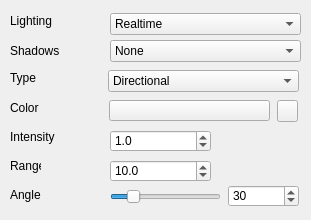
<?xml version="1.0" encoding="UTF-8"?>
<ui version="4.0">
 <class>PropertiesLight</class>
 <widget class="QWidget" name="PropertiesLight">
  <property name="geometry">
   <rect>
    <x>0</x>
    <y>0</y>
    <width>311</width>
    <height>220</height>
   </rect>
  </property>
  <property name="windowTitle">
   <string>Form</string>
  </property>
  <widget class="QLabel" name="labelType">
   <property name="geometry">
    <rect>
     <x>10</x>
     <y>70</y>
     <width>42</width>
     <height>15</height>
    </rect>
   </property>
   <property name="text">
    <string>Type</string>
   </property>
  </widget>
  <widget class="QComboBox" name="comboBoxType">
   <property name="geometry">
    <rect>
     <x>108</x>
     <y>70</y>
     <width>191</width>
     <height>22</height>
    </rect>
   </property>
   <item>
    <property name="text">
     <string>Directional</string>
    </property>
   </item>
   <item>
    <property name="text">
     <string>Point</string>
    </property>
   </item>
   <item>
    <property name="text">
     <string>Spot</string>
    </property>
   </item>
  </widget>
  <widget class="QToolButton" name="toolButtonColor">
   <property name="geometry">
    <rect>
     <x>109</x>
     <y>100</y>
     <width>161</width>
     <height>21</height>
    </rect>
   </property>
   <property name="autoFillBackground">
    <bool>true</bool>
   </property>
   <property name="text">
    <string/>
   </property>
   <property name="iconSize">
    <size>
     <width>180</width>
     <height>16</height>
    </size>
   </property>
  </widget>
  <widget class="QPushButton" name="pushButtonColorEyeDropper">
   <property name="geometry">
    <rect>
     <x>277</x>
     <y>100</y>
     <width>21</width>
     <height>22</height>
    </rect>
   </property>
   <property name="text">
    <string/>
   </property>
   <property name="icon">
    <iconset resource="../gameplay-editor.qrc">
     <normaloff>:/res/images/eyedropper.png</normaloff>:/res/images/eyedropper.png</iconset>
   </property>
  </widget>
  <widget class="QLabel" name="labelColor">
   <property name="geometry">
    <rect>
     <x>10</x>
     <y>100</y>
     <width>81</width>
     <height>16</height>
    </rect>
   </property>
   <property name="text">
    <string>Color</string>
   </property>
  </widget>
  <widget class="QLabel" name="labelAngle">
   <property name="geometry">
    <rect>
     <x>10</x>
     <y>187</y>
     <width>71</width>
     <height>16</height>
    </rect>
   </property>
   <property name="text">
    <string>Angle</string>
   </property>
  </widget>
  <widget class="QSpinBox" name="spinBoxAngle">
   <property name="geometry">
    <rect>
     <x>228</x>
     <y>185</y>
     <width>71</width>
     <height>22</height>
    </rect>
   </property>
   <property name="minimum">
    <number>1</number>
   </property>
   <property name="maximum">
    <number>179</number>
   </property>
   <property name="singleStep">
    <number>5</number>
   </property>
   <property name="value">
    <number>30</number>
   </property>
   <property name="displayIntegerBase">
    <number>10</number>
   </property>
  </widget>
  <widget class="QSlider" name="horizontalSliderAngle">
   <property name="geometry">
    <rect>
     <x>110</x>
     <y>187</y>
     <width>111</width>
     <height>20</height>
    </rect>
   </property>
   <property name="minimum">
    <number>1</number>
   </property>
   <property name="maximum">
    <number>179</number>
   </property>
   <property name="value">
    <number>30</number>
   </property>
   <property name="orientation">
    <enum>Qt::Horizontal</enum>
   </property>
  </widget>
  <widget class="QLabel" name="labelRange">
   <property name="geometry">
    <rect>
     <x>10</x>
     <y>158</y>
     <width>31</width>
     <height>16</height>
    </rect>
   </property>
   <property name="text">
    <string>Range</string>
   </property>
  </widget>
  <widget class="QDoubleSpinBox" name="doubleSpinBoxRange">
   <property name="geometry">
    <rect>
     <x>110</x>
     <y>160</y>
     <width>101</width>
     <height>22</height>
    </rect>
   </property>
   <property name="decimals">
    <number>1</number>
   </property>
   <property name="maximum">
    <double>100000.000000000000000</double>
   </property>
   <property name="singleStep">
    <double>1.000000000000000</double>
   </property>
   <property name="value">
    <double>10.000000000000000</double>
   </property>
  </widget>
  <widget class="QLabel" name="labelIntensity">
   <property name="geometry">
    <rect>
     <x>10</x>
     <y>130</y>
     <width>47</width>
     <height>14</height>
    </rect>
   </property>
   <property name="text">
    <string>Intensity</string>
   </property>
  </widget>
  <widget class="QDoubleSpinBox" name="doubleSpinBoxIntensity">
   <property name="geometry">
    <rect>
     <x>110</x>
     <y>130</y>
     <width>101</width>
     <height>22</height>
    </rect>
   </property>
   <property name="decimals">
    <number>1</number>
   </property>
   <property name="maximum">
    <double>100000.000000000000000</double>
   </property>
   <property name="singleStep">
    <double>1.000000000000000</double>
   </property>
   <property name="value">
    <double>1.000000000000000</double>
   </property>
  </widget>
  <widget class="QComboBox" name="comboBoxLighting">
   <property name="geometry">
    <rect>
     <x>110</x>
     <y>13</y>
     <width>191</width>
     <height>22</height>
    </rect>
   </property>
   <item>
    <property name="text">
     <string>Realtime</string>
    </property>
   </item>
   <item>
    <property name="text">
     <string>Baked</string>
    </property>
   </item>
  </widget>
  <widget class="QLabel" name="labelLighting">
   <property name="geometry">
    <rect>
     <x>10</x>
     <y>13</y>
     <width>71</width>
     <height>16</height>
    </rect>
   </property>
   <property name="text">
    <string>Lighting</string>
   </property>
  </widget>
  <widget class="QLabel" name="labelShadows">
   <property name="geometry">
    <rect>
     <x>10</x>
     <y>43</y>
     <width>71</width>
     <height>16</height>
    </rect>
   </property>
   <property name="text">
    <string>Shadows</string>
   </property>
  </widget>
  <widget class="QComboBox" name="comboBoxShadows">
   <property name="geometry">
    <rect>
     <x>110</x>
     <y>40</y>
     <width>191</width>
     <height>22</height>
    </rect>
   </property>
   <item>
    <property name="text">
     <string>None</string>
    </property>
   </item>
   <item>
    <property name="text">
     <string>Hard</string>
    </property>
   </item>
   <item>
    <property name="text">
     <string>Soft</string>
    </property>
   </item>
  </widget>
 </widget>
 <resources>
  <include location="../gameplay-editor.qrc"/>
 </resources>
 <connections/>
</ui>
